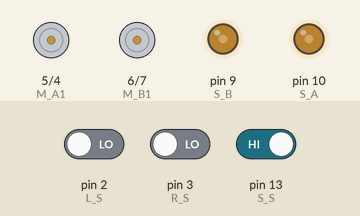
This sketch was run on a simulated Arduino Uno, built with avr-gcc and run on an emulated ATmega328P. Parts: motor-driver pin pairs drawn as motors (green arrow = first pin HIGH = forward, orange = second pin HIGH = backward, longer = more drive), output pins drawn as LEDs (lit = HIGH). Inputs (shaded band) come from the test bench; at power-on: pin 2 (L_S) LOW, pin 3 (R_S) LOW, pin 13 (S_S) HIGH.

Above: at 1.4 s.
1.5 s: pin 2 (L_S) driven HIGH
At 2.7 s:
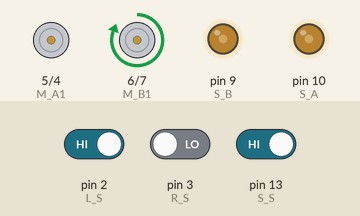
3.0 s: pin 2 (L_S) driven LOW and pin 3 (R_S) driven HIGH
At 4.0 s:
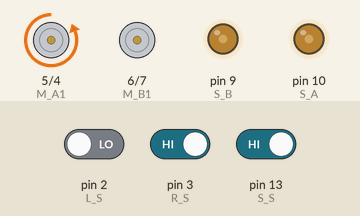
4.5 s: pin 2 (L_S) driven HIGH and pin 13 (S_S) driven LOW
At 5.1 s:
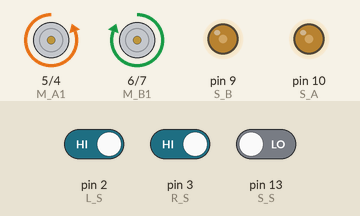
6.0 s: pin 2 (L_S) driven LOW
At 6.3 s:
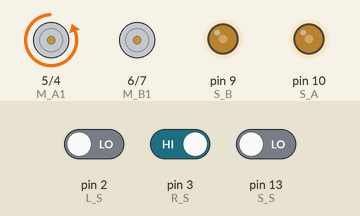
7.5 s: pin 3 (R_S) driven LOW
At 8.6 s:
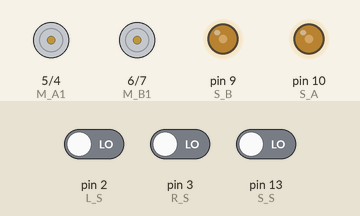
Timing chart, 0 to 10.0 s (numbered marks = the images above; inputs shaded):
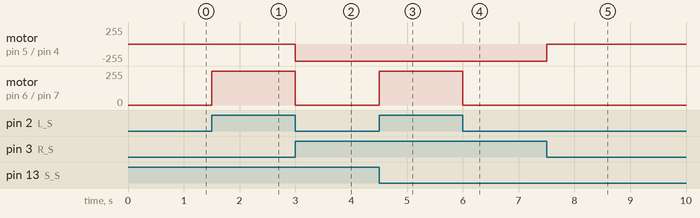

The sketch:

line_follower.ino
```cpp
int S_A = 10;  //speed motor a
int M_A1 = 5; //motor a = +
int M_A2 = 4; //motor a = -
int M_B1 = 6; //motor b = -
int M_B2 = 7; //motor b = +
int S_B = 9;  //speed motor b

int R_S = 3; //sincer R
int S_S = 13; //sincer S
int L_S = 2; //sincer L

void setup()
{
  pinMode(M_B1, OUTPUT);
  pinMode(M_B2, OUTPUT);
  pinMode(M_A1, OUTPUT);
  pinMode(M_A2, OUTPUT);
  pinMode(S_B, OUTPUT);
  pinMode(S_A, OUTPUT);

  pinMode(L_S, INPUT);
  pinMode(S_S, INPUT);
  pinMode(R_S, INPUT);

  analogWrite(S_A, 100);
  analogWrite(S_B, 100);
  delay(200);
}
void loop()
{
  if ((digitalRead(L_S) == 1) && (digitalRead(S_S) == 0) && (digitalRead(R_S) == 1)) {
    forword();
  }

  if ((digitalRead(L_S) == 0) && (digitalRead(S_S) == 0) && (digitalRead(R_S) == 1)) {
    turnLeft();
  }
  if ((digitalRead(L_S) == 0) && (digitalRead(S_S) == 1) && (digitalRead(R_S) == 1)) {
    turnLeft();
  }


  if ((digitalRead(L_S) == 1) && (digitalRead(S_S) == 1) && (digitalRead(R_S) == 0)) {
    turnRight();
  }

  if ((digitalRead(L_S) == 0) && (digitalRead(S_S) == 0) && (digitalRead(R_S) == 0)) {
    Stop();
  }
}

void forword() {
  digitalWrite(M_A1, LOW);
  digitalWrite(M_A2, HIGH);
  digitalWrite(M_B1, HIGH);
  digitalWrite(M_B2, LOW);
}


void turnRight() {
  digitalWrite(M_A1, LOW);
  digitalWrite(M_A2, LOW);
  digitalWrite(M_B1, HIGH);
  digitalWrite(M_B2, LOW);
}

void turnLeft() {
  digitalWrite(M_A1, LOW);
  digitalWrite(M_A2, HIGH);
  digitalWrite(M_B1, LOW);
  digitalWrite(M_B2, LOW);
}

void Stop() {
  digitalWrite(M_A1, LOW);
  digitalWrite(M_A2, LOW);
  digitalWrite(M_B1, LOW);
  digitalWrite(M_B2, LOW);
}
```

Measured:
- after the input at 1.5 s, motor on pin 6 (M_B1) / pin 7 (M_B2): stopped → forward 255/255 at once
- after the input at 3.0 s, motor on pin 5 (M_A1) / pin 4 (M_A2): stopped → backward 255/255 at once; motor on pin 6 (M_B1) / pin 7 (M_B2): forward 255/255 → stopped at once
- after the input at 4.5 s, motor on pin 6 (M_B1) / pin 7 (M_B2): stopped → forward 255/255 at once
- after the input at 6.0 s, motor on pin 6 (M_B1) / pin 7 (M_B2): forward 255/255 → stopped at once
- after the input at 7.5 s, motor on pin 5 (M_A1) / pin 4 (M_A2): backward 255/255 → stopped at once
